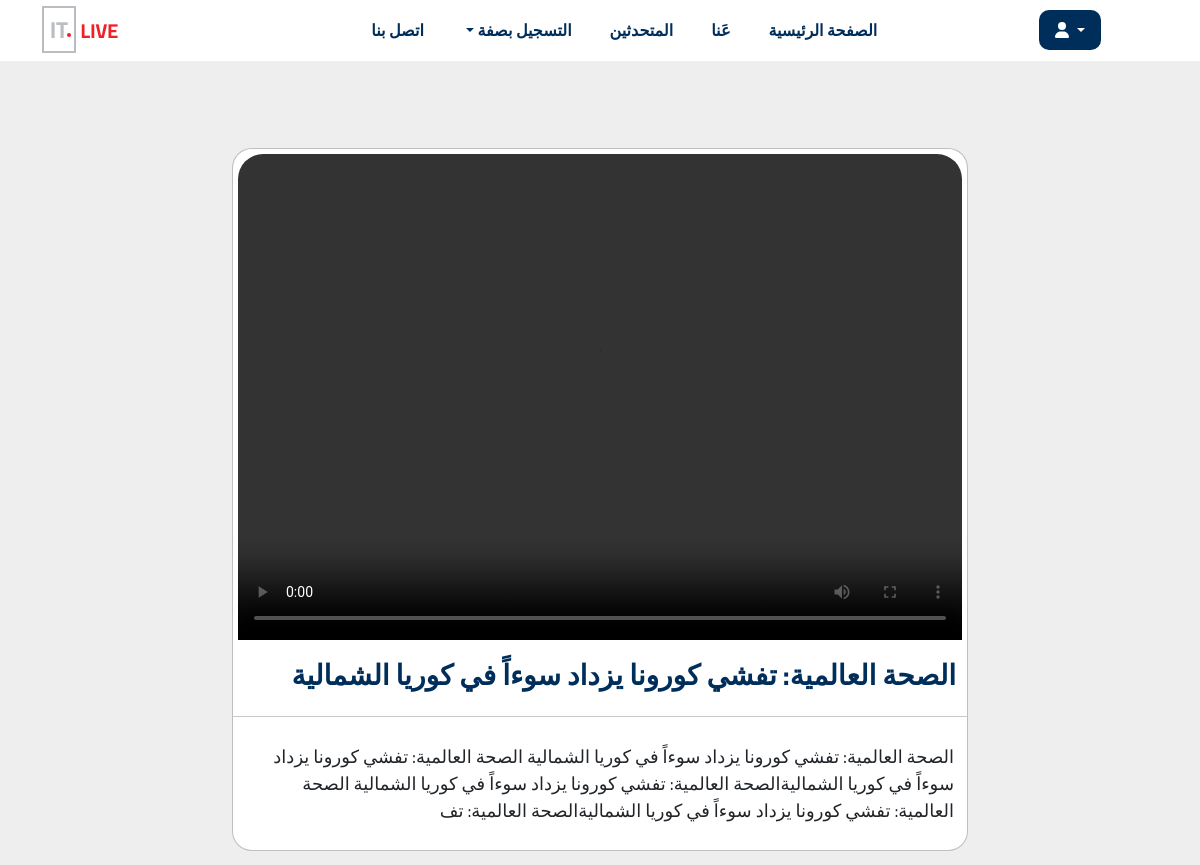
Page /video.php on the committed database.
### tables this page shows
CREATE TABLE `video_speakers` (
  `id_vid` int(11) NOT NULL,
  `title` varchar(150) NOT NULL,
  `content` varchar(250) NOT NULL,
  `video` varchar(255) NOT NULL
);

### video.php (the view, shortened to what this page needs)
<?php include 'inc/header.php' ?>
<?php include 'inc/nav.php' ?>
<?php
    $query = "SELECT * FROM video_speakers   ORDER BY id_vid DESC";
    $sql = mysqli_query($con, $query);
?>
<div class="vide-pvideo" id="video">
    <div class="container">
        <div class="content">
            <div class="row">
                <div class="col-lg-2"></div>
                <div class="col-lg-8">
                    <div class="row">
                        <div class="col-lg-12">
                            <?php
                                while($row=mysqli_fetch_assoc($sql))
                                {
                                    ?>
                                        <div class="video">
                                            <video width="100%" class="sub-vid" controls>
                                                <source src="./admin/video/<?php echo $row['video']?>">
                                            </video>
                                            <h3 class="video-h1" dir="rtl">
                                                <?php echo $row['title']?>
                                            </h3>
                                            <hr>
                                            <p class="video-p" dir="rtl">
                                                    <?php echo $row['content']?>
                                                </p>
                                        </div>
                                    <?php
                                }
                            ?>
                        </div>
                    </div>
                </div>
            </div>
        </div>
    </div>
</div>
<?php include 'inc/footer.php' ?>

### assets/css/style.css (style rules this page uses)
:root { --bg1-color: #121227; --bg2-color: #101024; --yellow-color:#f3bc17; --pargraph-color:#8c8c96; --main-color: #002e5b; --brand-color:#ee2128; }
body { margin: 0; padding: 0; box-sizing: border-box; background-color: rgb(255, 255, 255) !important; font-family: 'Cairo', sans-serif !important; }
.sub-vid { padding: 5px; height: 62vh; width: 100%; border-radius: 30px 30px 0 0; }
.video .video-h1 { color: var(--main-color); margin: 0px 0 2px; padding: 8px 11px; font-size: 28px; font-weight: bold; }
.video .video-p { padding: 10px 13px; font-size: 18px; width: 100%; }
.vide-pvideo { background: #eeeeee; background-size: cover; width: 100%; background-repeat: no-repeat; display: flex; align-items: center; position: relative; position: relative; }
.vide-pvideo .video { background-color: white; position: relative; margin: 87px auto 14px; z-index: 4; transition: 0.3s ease-in; border-radius: 20px; border: 1px solid rgba(128, 128, 128, 0.502); overflow: hidden; }

### rows in the picture
video_speakers: title "الصحة العالمية: تفشي كورونا يزداد سوءاً في كوريا الشمالية", content "الصحة العالمية: تفشي كورونا يزداد سوءاً في كوريا الشمالية الصحة العالمية: تفشي كورونا يزداد سوءاً في كوريا الشماليةالصحة العالمية: تفشي كورونا يزداد سوءاً في كوريا الشمالية الصحة العالمية: تفشي كورونا يزداد سوءاً في كوريا الشماليةالصحة العالمية: تف"
